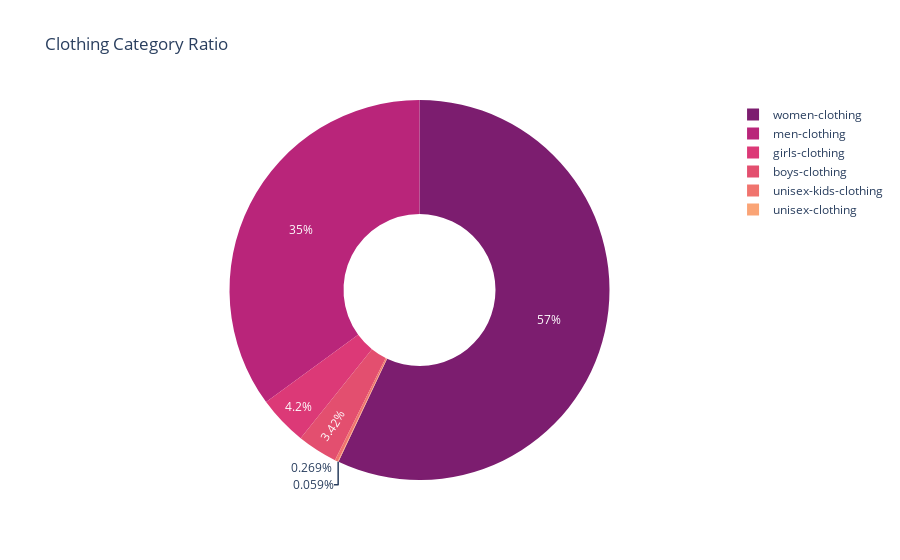

Notebook source saved alongside this figure:
### Markdown cell above
# Anaylsis On Clothing Category

### Code cell
vtitle='Clothing Category Ratio'
vfigure=px.pie(data_frame=df[df['categorical_level_1']=='clothing'],names='categorical_level_2',title=vtitle,hole=.4,color_discrete_sequence=colour_theme)
vtitle = vtitle.replace(' ','_')
pyo.plot(vfigure,filename=f'{graph_path}/{vtitle}.html',auto_open=False)
vfigure.show()

### Figure 1 — Plotly figure (JSON) as saved in the notebook; plotly's stock layout.template omitted (floating-point values rounded to 4 significant figures; data arrays with more than 128 entries replaced by an {"elided": "..."} marker saying what was removed)
{"data": [{"domain": {"x": [0, 1], "y": [0, 1]}, "hole": 0.4, "hovertemplate": "categorical_level_2=%{label}<extra></extra>", "labels": {"elided": "15246 str values"}, "legendgroup": "", "name": "", "showlegend": true, "type": "pie"}], "layout": {"legend": {"tracegroupgap": 0}, "piecolorway": ["rgb(124, 29, 111)", "rgb(185, 37, 122)", "rgb(220, 57, 119)", "rgb(227, 79, 111)", "rgb(240, 116, 110)", "rgb(250, 164, 118)", "rgb(252, 222, 156)"], "title": {"text": "Clothing Category Ratio"}}}
